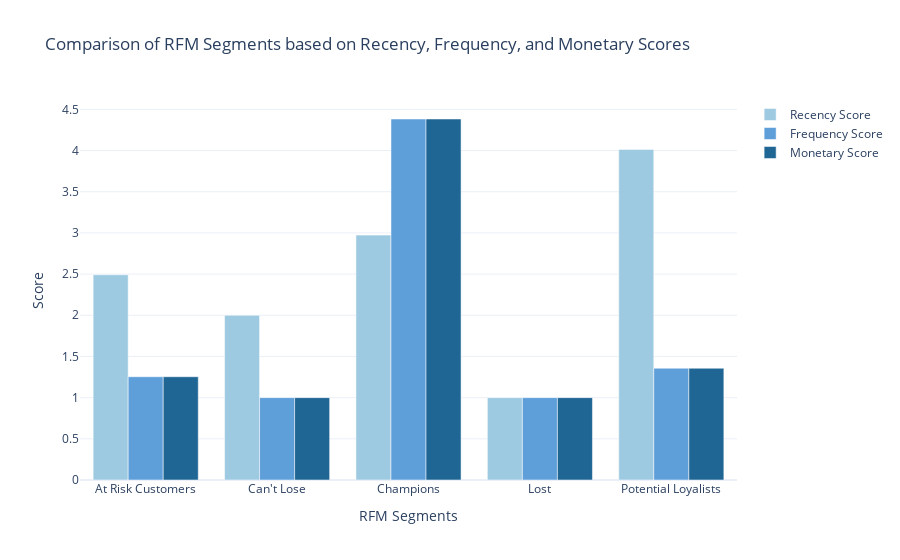

The code cell stored with this chart in its notebook:
### Code cell
segment_scores = data.groupby('RFM Customer Segments')['RecencyScore', 'FrequencyScore', 'MonetaryScore'].mean().reset_index()

# Create a grouped bar chart to compare segment scores
fig = go.Figure()

# Add bars for Recency score
fig.add_trace(go.Bar(
    x=segment_scores['RFM Customer Segments'],
    y=segment_scores['RecencyScore'],
    name='Recency Score',
    marker_color='rgb(158,202,225)'
))

# Add bars for Frequency score
fig.add_trace(go.Bar(
    x=segment_scores['RFM Customer Segments'],
    y=segment_scores['FrequencyScore'],
    name='Frequency Score',
    marker_color='rgb(94,158,217)'
))

# Add bars for Monetary score
fig.add_trace(go.Bar(
    x=segment_scores['RFM Customer Segments'],
    y=segment_scores['MonetaryScore'],
    name='Monetary Score',
    marker_color='rgb(32,102,148)'
))

# Update the layout
fig.update_layout(
    title='Comparison of RFM Segments based on Recency, Frequency, and Monetary Scores',
    xaxis_title='RFM Segments',
    yaxis_title='Score',
    barmode='group',
    showlegend=True
)

fig.show()

### Figure 1 — Plotly figure (JSON) as saved in the notebook; plotly's stock layout.template omitted (floating-point values rounded to 4 significant figures)
{"data": [{"marker": {"color": "rgb(158,202,225)"}, "name": "Recency Score", "type": "bar", "x": ["At Risk Customers", "Can't Lose", "Champions", "Lost", "Potential Loyalists"], "y": [2.492, 2, 2.974, 1, 4.014]}, {"marker": {"color": "rgb(94,158,217)"}, "name": "Frequency Score", "type": "bar", "x": ["At Risk Customers", "Can't Lose", "Champions", "Lost", "Potential Loyalists"], "y": [1.254, 1, 4.383, 1, 1.357]}, {"marker": {"color": "rgb(32,102,148)"}, "name": "Monetary Score", "type": "bar", "x": ["At Risk Customers", "Can't Lose", "Champions", "Lost", "Potential Loyalists"], "y": [1.254, 1, 4.383, 1, 1.357]}], "layout": {"barmode": "group", "showlegend": true, "title": {"text": "Comparison of RFM Segments based on Recency, Frequency, and Monetary Scores"}, "xaxis": {"title": {"text": "RFM Segments"}}, "yaxis": {"title": {"text": "Score"}}}}
